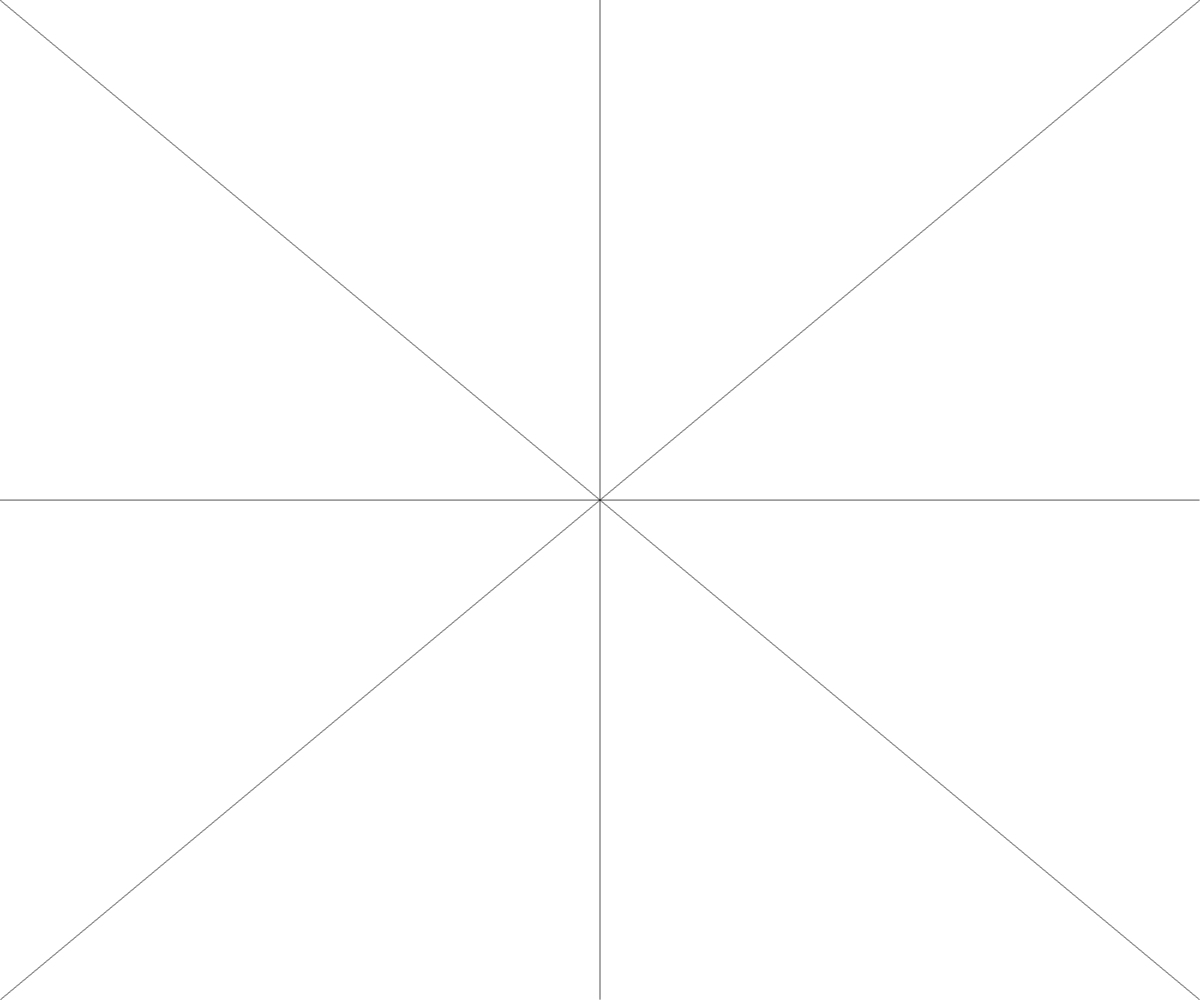
Frame 1 (no input)
Frame 60 (no input): identical to frame 1, image omitted
Frame 120 (the mouse pressed at the canvas centre since frame 60): identical to frame 1, image omitted

The p5.js sketch that drew this single still picture (run headless with seeded random() and noise() and a simulated clock; from frame 60 on, the mouse is pressed at the canvas centre):

// p5.js sketch
// ── sketch.js





//ventana

var MW,MH



function setup() {
  createCanvas(windowWidth, windowHeight);
  MW=windowWidth/2
  MH=windowHeight/2
}

function draw() {
  clear()
  Lineas(0,0,windowWidth,windowHeight)
  Lineas(MW,0,MW,windowHeight)
  Lineas(windowWidth,0,0,windowHeight)
  Lineas(0,MH,windowWidth,MH)
}

function Lineas(x1, y1, x2, y2) {
  let lim
  let dx=x2-x1
  let dy=y2-y1

  
  if(Math.abs(dx)>Math.abs(dy))
    lim=Math.abs(dx)
  else
    lim=Math.abs(dy)

  let xi=dx/lim
  let yi=dy/lim
  let x=x1
  let y= y1
  
  for(let i=0;i<lim;i++)
  {
    point(x, y)
    x+=xi
    y+=yi
  }




  


}
